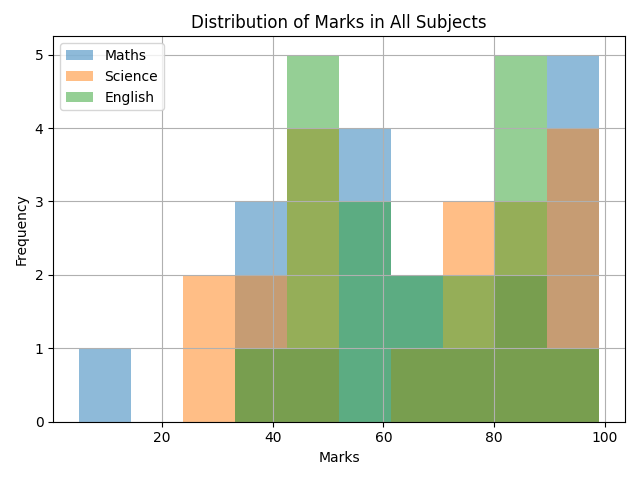

The script that saved this image:
import pandas as pd
import matplotlib.pyplot as plt

# Load the dataset
df = pd.read_csv('/Users/nehakumari/Desktop/da sem 4 /students_marks_dataset.csv')

plt.figure(figsize=(9, 5))
df[['Maths', 'Science', 'English']].plot(kind='hist', bins=10, alpha=0.5)
plt.title('Distribution of Marks in All Subjects')
plt.xlabel('Marks')
plt.grid(True)
plt.tight_layout()
plt.savefig('marks_distribution.png')
plt.show()
